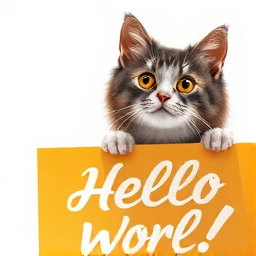

Recreate this plot in Python.
import os
import torch
import psutil
from diffusers import FluxPipeline
from huggingface_hub import login


# --- Login to Hugging Face ---
login("***REMOVED***")

# --- Fix CUDA fragmentation ---
os.environ["PYTORCH_ALLOC_CONF"] = "expandable_segments:True"

# --- Load FLUX model ---
pipe = FluxPipeline.from_pretrained(
    "black-forest-labs/FLUX.1-schnell",
    torch_dtype=torch.bfloat16,
    device_map="balanced",   # allowed by FluxPipeline
)
ATTENTION_SLICING = pipe.enable_attention_slicing()

# --- Enable memory-saving features ---
#pipe.enable_model_cpu_offload()
#pipe.enable_sequential_cpu_offload() # aggressively moves layers to CPU

print("[INFO] Model loaded")
print(pipe)

# --- Generate image ---
prompt = "A cat holding a sign that says hello world"
image = pipe(
    prompt,
    height=256,
    width=256,
    guidance_scale=0.0,
    num_inference_steps=25,
    max_sequence_length=100,
    generator=torch.Generator("cpu").manual_seed(0)
).images[0]

# --- Save image ---
image.save("flux-schnell.png")
print("[DONE] Image saved")
